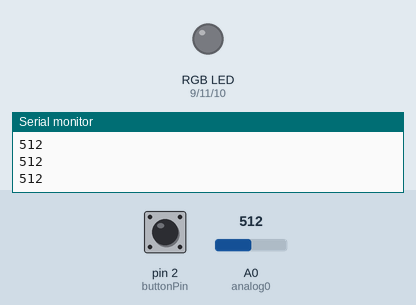
Recording of a sketch running on a simulated Arduino Uno, built with avr-gcc and run on an emulated ATmega328P. Shown: an RGB LED mixed from three pins (HIGH = lit), the last lines printed to the serial monitor. Dashed ring = blinking. The test bench sets the inputs (shaded band); at power-on: pin 2 (buttonPin) HIGH, A0 (analog0) = 512.

Above: at 1.2 s.
1.3 s: pin 2 (buttonPin) pulled LOW for 1 s
At 3.1 s:
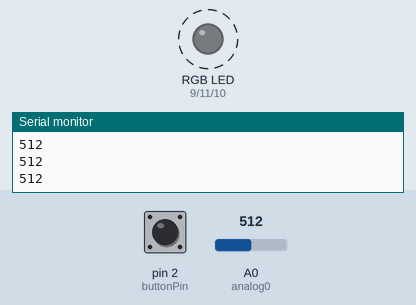
4.0 s: A0 (analog0) set to 716
At 5.0 s:
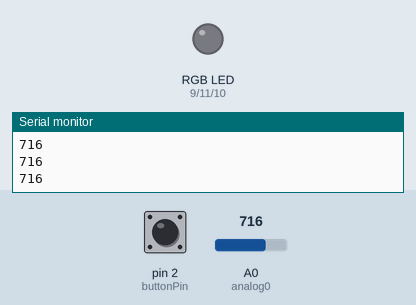
5.5 s: pin 2 (buttonPin) pulled LOW for 0.15 s
At 6.9 s:
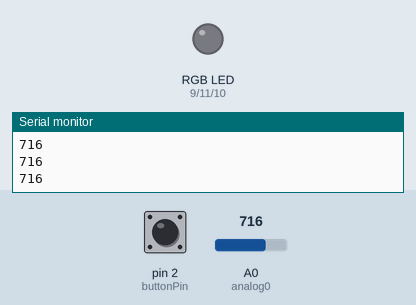
7.3 s: A0 (analog0) set to 900
At 8.5 s:
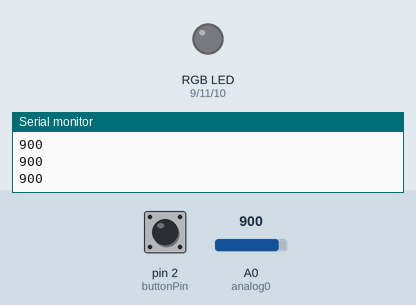
8.8 s: pin 2 (buttonPin) pulled LOW for 0.15 s
At 9.4 s:
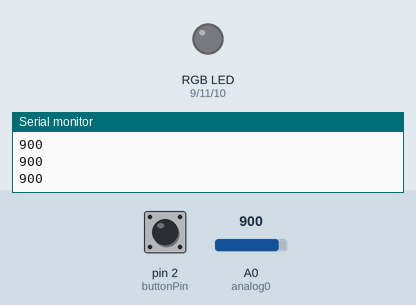
10.6 s: A0 (analog0) set to 122
Timing chart, 0 to 13.1 s (numbered marks = the images above; inputs shaded):
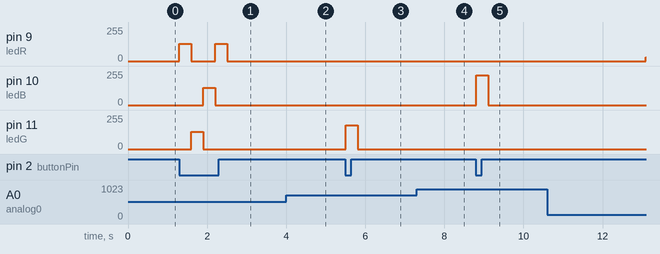

The sketch:

H2_Button.ino
```cpp
const int buttonPin = 2;     // the number of the pushbutton pin
const int ledPin =  13;      // the number of the LED pin
#define analog0 0
#define ledR 9
#define ledG 11
#define ledB 10

int mode = 0 ;
int analogvalue = 0;
int buttonState ;

void setup() {
 Serial.begin(9600) ;
 Serial.println("Program Start") ;
  pinMode(ledR, OUTPUT);
  pinMode(ledG, OUTPUT);
  pinMode(ledB, OUTPUT);
  pinMode(buttonPin, INPUT);
}

void loop() {
  buttonState = digitalRead(buttonPin);
  analogvalue = analogRead(analog0) ;
  Serial.println(analogvalue);

  if (buttonState == LOW) {
     mode++;
    if(mode > 2){
    mode = 0;
   }
   delay(300);
   }

    if(mode == 0){
    analogWrite(ledB,LOW);
    analogWrite(ledR,HIGH);
    analogWrite(ledR,analogvalue/4);
              }
    if(mode == 1){
    analogWrite(ledR,LOW);
    analogWrite(ledG,HIGH);
    analogWrite(ledG,analogvalue/4);
           }
    if(mode == 2){
    analogWrite(ledG,LOW);
    analogWrite(ledB,HIGH);
    analogWrite(ledB,analogvalue/4);
      }

}
```

Measured:
- after the input at 1.3 s, pin 10 (ledB): 0/255 → 128/255 after 0.61 s, → 0/255 0.30 s later; pin 11 (ledG): 0/255 → 128/255 after 0.31 s, → 0/255 0.30 s later
- after the input at 4.0 s, pin 11 (ledG): stays 0/255 (without the input it goes to 128/255 after 1.5 s)
- after the input at 5.5 s, pin 11 (ledG): 0/255 → 179/255 after 0.00 s instead of 1.8 s
- after the input at 7.3 s, pin 10 (ledB): stays 0/255 (without the input it goes to 179/255 after 1.5 s)
- after the input at 8.8 s, pin 10 (ledB): 0/255 → 225/255 after 0.00 s instead of 1.8 s
- after the input at 10.6 s, pin 9 (ledR): 0/255 → 30/255 after 2.5 s
- by itself, pin 9 (ledR): alternates 128/255 for 0.30 s and 0/255 for 0.60 s, 4 changes in all, then stays 0/255
